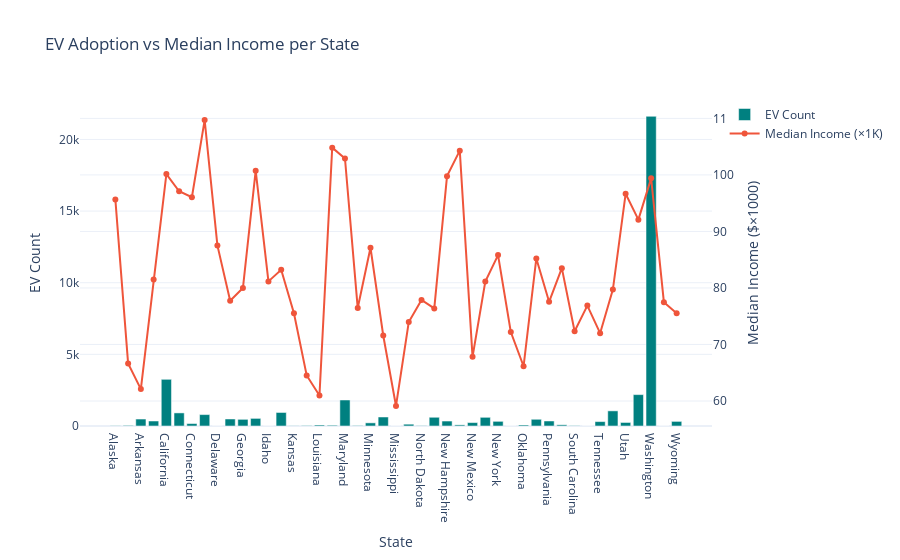

Notebook code cell kept with this figure:
### Markdown cell above
# Interactive Dual-Axis Trend Plot

### Code cell
import plotly.graph_objects as go
fig = go.Figure()

fig.add_trace(go.Bar(
    x=merged_df['state'],
    y=merged_df['EV_Count'],
    name='EV Count',
    marker_color='teal'
))

fig.add_trace(go.Scatter(
    x=merged_df['state'],
    y=merged_df['median_income'] / 1000,  # scaled for readability
    name='Median Income (×1K)',
    mode='lines+markers',
    yaxis='y2'
))

fig.update_layout(
    title="EV Adoption vs Median Income per State",
    xaxis=dict(title='State'),
    yaxis=dict(title='EV Count'),
    yaxis2=dict(title='Median Income ($×1000)', overlaying='y', side='right'),
    template='plotly_white'
)
fig.show()

### Figure 1 — Plotly figure (JSON) as saved in the notebook; plotly's stock layout.template omitted (floating-point values rounded to 4 significant figures)
{"data": [{"marker": {"color": "teal"}, "name": "EV Count", "type": "bar", "x": ["Alaska", "Alabama", "Arkansas", "Arizona", "California", "Colorado", "Connecticut", "District of Columbia", "Delaware", "Florida", "Georgia", "Hawaii", "Idaho", "Illinois", "Kansas", "Kentucky", "Louisiana", "Massachusetts", "Maryland", "Maine", "Minnesota", "Missouri", "Mississippi", "North Carolina", "North Dakota", "Nebraska", "New Hampshire", "New Jersey", "New Mexico", "Nevada", "New York", "Ohio", "Oklahoma", "Oregon", "Pennsylvania", "Rhode Island", "South Carolina", "South Dakota", "Tennessee", "Texas", "Utah", "Virginia", "Washington", "Wisconsin", "Wyoming"], "y": [19, 42, 486, 349, 3259, 914, 170, 797, 0, 491, 465, 532, 0, 944, 14, 33, 72, 53, 1816, 33, 220, 629, 0, 126, 22, 609, 346, 79, 238, 606, 326, 0, 72, 469, 351, 84, 25, 0, 308, 1057, 247, 2191, 21616, 0, 322]}, {"mode": "lines+markers", "name": "Median Income (×1K)", "type": "scatter", "x": ["Alaska", "Alabama", "Arkansas", "Arizona", "California", "Colorado", "Connecticut", "District of Columbia", "Delaware", "Florida", "Georgia", "Hawaii", "Idaho", "Illinois", "Kansas", "Kentucky", "Louisiana", "Massachusetts", "Maryland", "Maine", "Minnesota", "Missouri", "Mississippi", "North Carolina", "North Dakota", "Nebraska", "New Hampshire", "New Jersey", "New Mexico", "Nevada", "New York", "Ohio", "Oklahoma", "Oregon", "Pennsylvania", "Rhode Island", "South Carolina", "South Dakota", "Tennessee", "Texas", "Utah", "Virginia", "Washington", "Wisconsin", "Wyoming"], "y": [95.67, 66.66, 62.11, 81.49, 100.1, 97.11, 96.05, 109.7, 87.53, 77.73, 79.99, 100.7, 81.17, 83.21, 75.51, 64.53, 60.99, 104.8, 102.9, 76.44, 87.12, 71.59, 59.13, 73.96, 77.87, 76.38, 99.78, 104.3, 67.82, 81.13, 85.82, 72.21, 66.15, 85.22, 77.55, 83.5, 72.35, 76.88, 72.0, 79.72, 96.66, 92.09, 99.39, 77.49, 75.53], "yaxis": "y2"}], "layout": {"title": {"text": "EV Adoption vs Median Income per State"}, "xaxis": {"title": {"text": "State"}}, "yaxis": {"title": {"text": "EV Count"}}, "yaxis2": {"overlaying": "y", "side": "right", "title": {"text": "Median Income ($×1000)"}}}}
